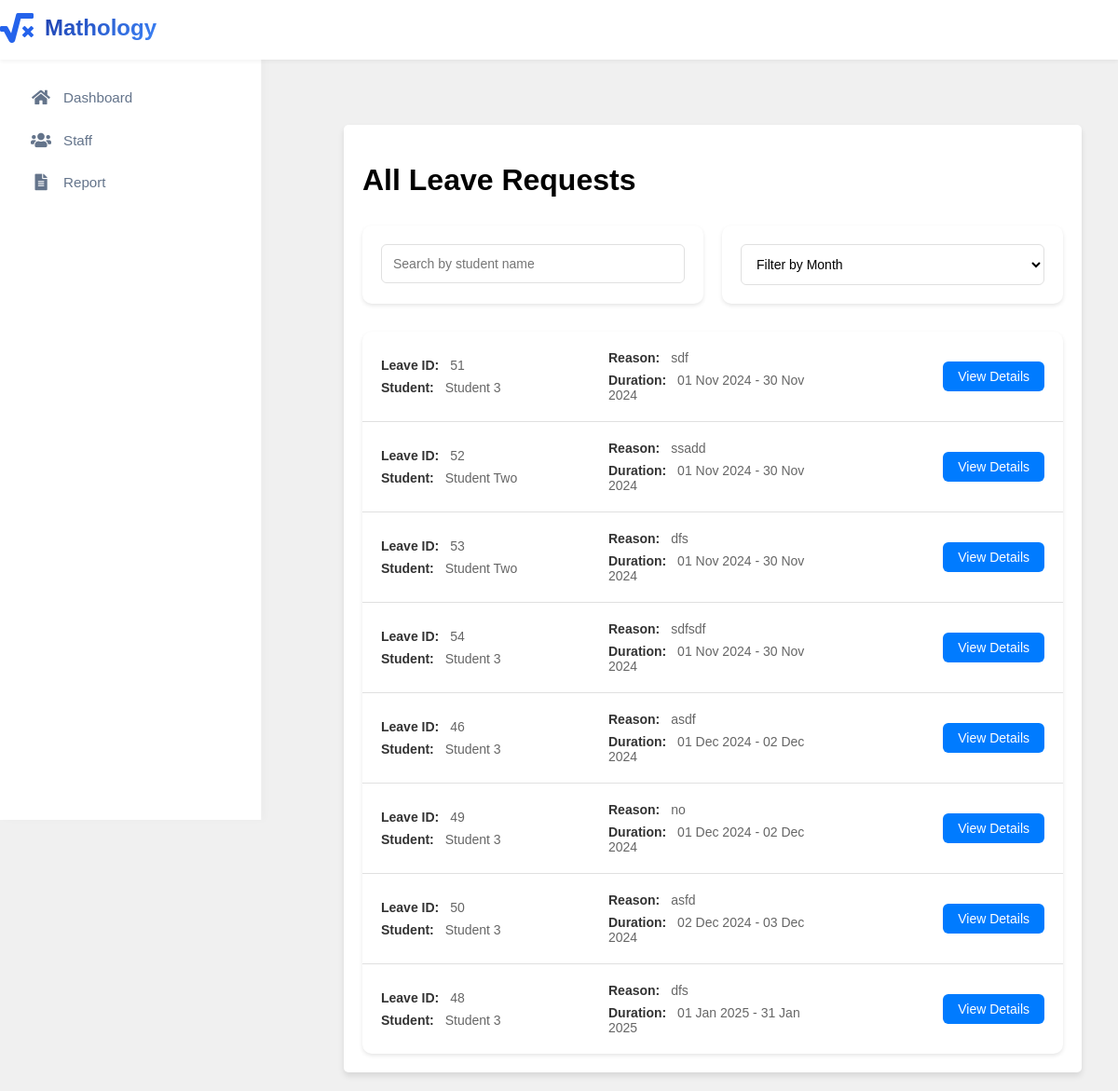
The app's page /manager/all-leave-requests.php, older data.
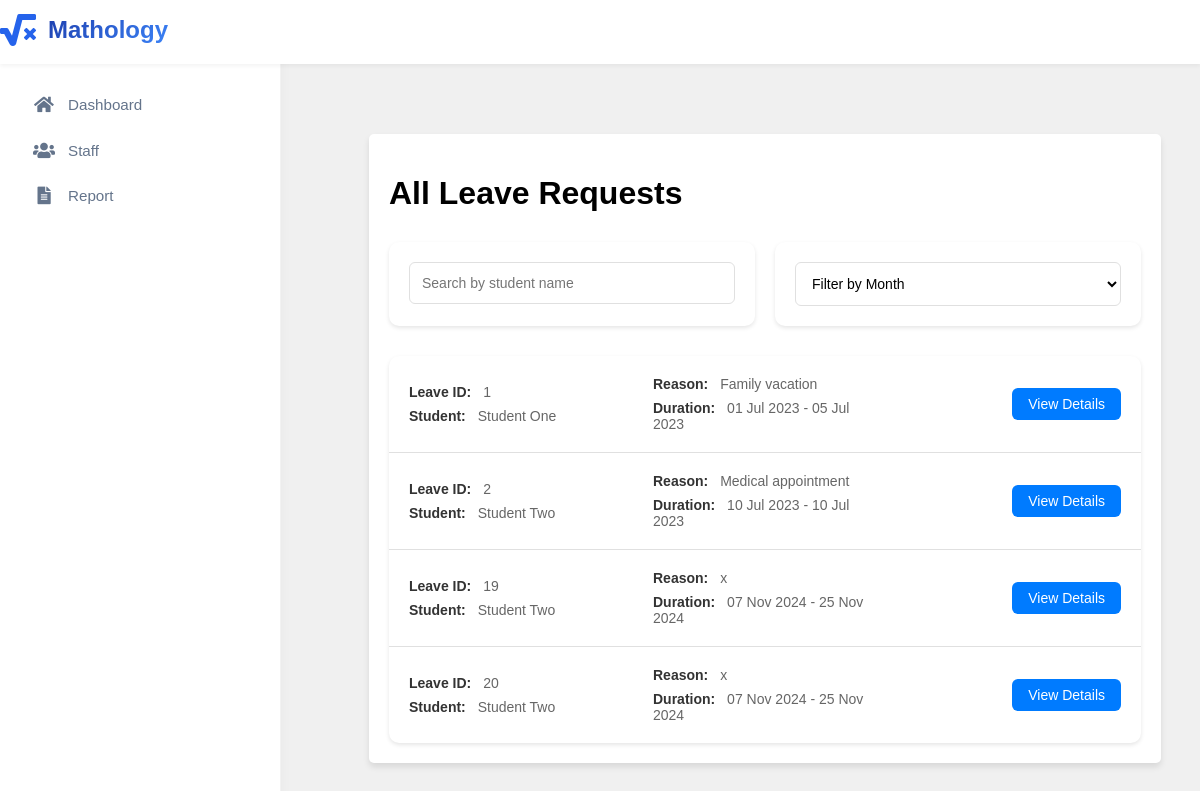
The same page, newer data.
### tables this page shows
CREATE TABLE `leaves` (
  `leave_id` int(11) NOT NULL,
  `student_id` int(11) NOT NULL,
  `reason` text DEFAULT NULL,
  `fromDate` date DEFAULT NULL,
  `toDate` date DEFAULT NULL,
  `status` enum('pending','approved','rejected') DEFAULT 'pending',
  `document_path` varchar(255) DEFAULT NULL,
  `supportive_document_path` varchar(255) DEFAULT NULL,
  `leave_type` varchar(255) NOT NULL,
  `created_at` timestamp NOT NULL DEFAULT current_timestamp()
);

CREATE TABLE `students` (
  `student_id` int(11) NOT NULL,
  `parent_id` int(11) DEFAULT NULL,
  `student_name` varchar(100) NOT NULL,
  `class` varchar(50) DEFAULT NULL,
  `package_id` int(11) DEFAULT NULL,
  `total_fees` decimal(10,2) DEFAULT NULL,
  `fees_paid` decimal(10,2) DEFAULT NULL,
  `created_at` timestamp NOT NULL DEFAULT current_timestamp()
);

### manager/all-leave-requests.php (the view, shortened to what this page needs)
<?php
include "../includes/header.php";
include "../includes/sidebar.php";
$servername = "localhost";
$username = "root";
$password = "";
$dbname = "mathologydb";
$conn = new mysqli($servername, $username, $password, $dbname);
$sql = "SELECT leaves.leave_id, students.student_name AS student_name, leaves.reason, leaves.fromDate as start_date, leaves.toDate as end_date
        FROM leaves
        JOIN students ON leaves.student_id = students.student_id";
$sql .= " ORDER BY leaves.fromDate";
$stmt = $conn->prepare($sql);
$stmt->execute();
$result = $stmt->get_result();
?>
<!DOCTYPE html>
<html lang="en">
<head>
    <link rel="stylesheet" href="../assets/css/all-leave-request.css">
    <link rel="stylesheet" href="../assets/css/styles.css">
</head>
<body>
    <?php renderSidebar('manager'); ?>
    <div class="main-content">
        <div class="leave-dashboard">
            <div class="dashboard-header">
                <h1>All Leave Requests</h1>
            </div>
            <div class="search-sort-container">
                <div class="search-form">
                    <form id="searchForm" onsubmit="return false;">
                        <input type="text" name="search" id="search"
                            placeholder="Search by student name"
                            value="<?php echo htmlspecialchars($_GET['search'] ?? '', ENT_QUOTES, 'UTF-8'); ?>">
                    </form>
                </div>
                <div class="sort-form">
                    <form action="all-leave-requests.php" method="GET">
                        <select name="sort" id="sort" onchange="this.form.submit()">
                            <option value="">Filter by Month</option>
                        </select>
                    </form>
                </div>
            </div>
            <div class="latest-leave-requests">
                <?php while ($leave = $result->fetch_assoc()): ?>
                    <div class="leave-request">
                        <div class="leave-info">
                            <p><span class="label">Leave ID:</span> <?php echo htmlspecialchars($leave['leave_id']); ?></p>
                            <p><span class="label">Student:</span> <?php echo htmlspecialchars($leave['student_name']); ?></p>
                        </div>
                        <div class="leave-info">
                            <p><span class="label">Reason:</span> <?php echo htmlspecialchars($leave['reason']); ?></p>
                            <p><span class="label">Duration:</span>
                                <?php echo date('d M Y', strtotime($leave['start_date'])); ?> -
                                <?php echo date('d M Y', strtotime($leave['end_date'])); ?>
                            </p>
                        </div>
                        <a href="leave-request-details.php?leave_id=<?php echo urlencode($leave['leave_id']); ?>"
                           class="view-btn">View Details</a>
                    </div>
                <?php endwhile; ?>
            </div>
        </div>
    </div>
</body>
</html>

### includes/sidebar.php (shortened to what this page needs)
<?php
function renderSidebar($role) {
    $sidebarItems = [
        'parent' => [
            ['icon' => 'fas fa-home', 'text' => 'Dashboard', 'link' => 'parent-dashboard.php'],
            ['icon' => 'fas fa-table', 'text' => 'Timetable', 'link' => 'parent-timetable.php'],
            ['icon' => 'fas fa-calendar-alt', 'text' => 'Leave', 'link' => 'parent-leave-view.php'],
            ['icon' => 'fas fa-chart-bar', 'text' => 'Attendance', 'link' => 'parent-attendance.php'],
            ['icon' => 'fas fa-th-large', 'text' => 'Package', 'link' => 'parent-package.php'],
        ],
        'manager' => [
            ['icon' => 'fas fa-home', 'text' => 'Dashboard', 'link' => 'managerDashboard.php'],
            ['icon' => 'fas fa-users', 'text' => 'Staff', 'link' => 'managerStaff.php'],
            ['icon' => 'fas fa-file-alt', 'text' => 'Report', 'link' => 'managerReport.php'],
        ],
        'staff' => [
            ['icon' => 'fas fa-home', 'text' => 'Dashboard', 'link' => 'staff-dashboard.php'],
            ['icon' => 'fas fa-chart-bar', 'text' => 'Attendance', 'link' => 'staff-attendance.php'],
            ['icon' => 'fas fa-user', 'text' => 'Registration', 'link' => 'staff-registration.php'],
            ['icon' => 'fas fa-th-large', 'text' => 'Package', 'link' => 'staff-package.php'],
            ['icon' => 'fas fa-calendar-alt', 'text' => 'Leave', 'link' => 'staff-leave-approval.php']
        ],
    ];
    $items = $sidebarItems[$role] ?? [];
    $currentPage = basename($_SERVER['PHP_SELF']);
    echo "<aside class='sidebar' id='sidebar'>";
    echo '<nav><ul>';
    foreach ($items as $item) {
        $isActive = ($currentPage === $item['link']) ? 'active' : '';
        echo "<li><a href='{$item['link']}' class='{$isActive}'>";
        echo "<i class='{$item['icon']}'></i>";
        echo "<span>{$item['text']}</span>";
        echo "</a></li>";
    }
    echo '</ul></nav>';
    echo '</aside>';
}
?>

Row changes from the older to the newer data that the page shows:
removed leaves: leave_id "51", student.student_name "Student 3", reason "sdf", fromDate "01 Nov 2024", toDate "30 Nov 2024"
removed leaves: leave_id "52", student.student_name "Student Two", reason "ssadd", fromDate "01 Nov 2024", toDate "30 Nov 2024"
removed leaves: leave_id "53", student.student_name "Student Two", reason "dfs", fromDate "01 Nov 2024", toDate "30 Nov 2024"
removed leaves: leave_id "54", student.student_name "Student 3", reason "sdfsdf", fromDate "01 Nov 2024", toDate "30 Nov 2024"
removed leaves: leave_id "46", student.student_name "Student 3", reason "asdf", fromDate "01 Dec 2024", toDate "02 Dec 2024"
removed leaves: leave_id "49", student.student_name "Student 3", reason "no", fromDate "01 Dec 2024", toDate "02 Dec 2024"
removed leaves: leave_id "50", student.student_name "Student 3", reason "asfd", fromDate "02 Dec 2024", toDate "03 Dec 2024"
removed leaves: leave_id "48", student.student_name "Student 3", reason "dfs", fromDate "01 Jan 2025", toDate "31 Jan 2025"
added leaves: leave_id "1", student.student_name "Student One", reason "Family vacation", fromDate "01 Jul 2023", toDate "05 Jul 2023"
added leaves: leave_id "2", student.student_name "Student Two", reason "Medical appointment", fromDate "10 Jul 2023", toDate "10 Jul 2023"
added leaves: leave_id "19", student.student_name "Student Two", reason "x", fromDate "07 Nov 2024", toDate "25 Nov 2024"
added leaves: leave_id "20", student.student_name "Student Two", reason "x", fromDate "07 Nov 2024", toDate "25 Nov 2024"
